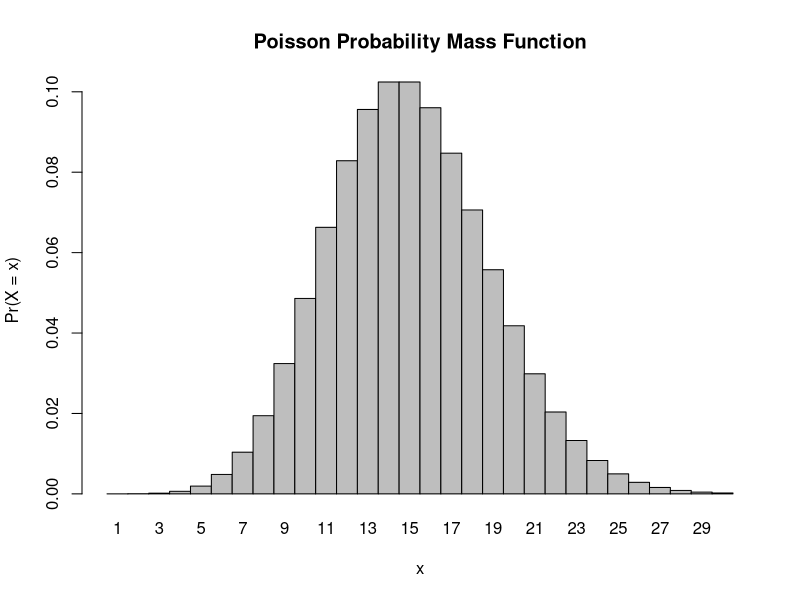
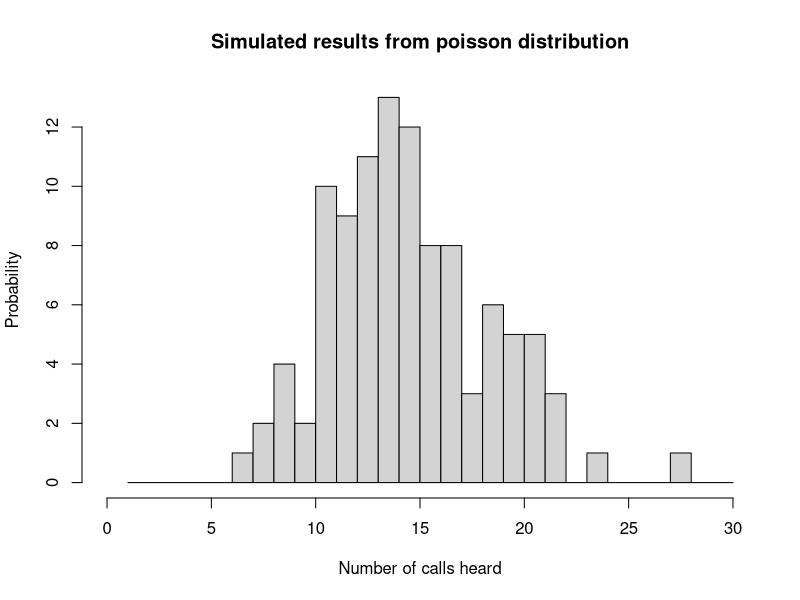

Write the R code that produced these figures, in order.
## ---- chunk 1
knitr::opts_chunk$set(echo = TRUE)
## ---- chunk 2
ppois(q = 8, lambda = 15, lower.tail = F)
# lower.tail is set to FALSE because we want more than 8 calls (so 9 or higher)
#reesehs: this looks great! I didn't realize for logical indicators you could just use F or T! I'm learning so much already! I have also realized that I did my code wrong because I set my q to 7 instead of 8 but the question is not asking for 8 or more its really more than 8, silly me. 
## ---- chunk 3
ppois(q = 0, lambda = 15) 
# hearing up to and including 0 calls so i didn't set lower.tail to F like i did previously

#reesehs: I like how you are naming your chunks based on question! No sure if it makes a difference but you could also use dpois in this instance because we are only taking the probability at one point, and not cumulative probability like ppois is used for. However I used dpois and I got the same number as you so I don't think it particularly matter. IDK just a math thought I guess :)
## ---- chunk 4
dpois(x = 3, lambda = 15)

#reesehs: ok well, now my previous comment is a little needed since you explain in the header but 0 is still one number but its kind of semantics in the above question. This looks great, if you really wanted to you could get rid of lambda and x variables and just have it be dpois(3, 15) for simplicity sake. But again, totally unneeded and it might make it more confusing when you go back and try and figure out what your code is doing
## ---- chunk 5
# assigning all values in range 0 ≤ x ≤ 30 to variable x
x <- 1:30 

# creating variable where i calculate dpois using previous info
massfunctionplot <- dpois(x = x, lambda = 15)

# making mass function plot, removing space between individual bars, making title and labeling axes
barplot(massfunctionplot, names.arg = x, space = 0, xlab = "x", ylab = "Pr(X = x)", 
        main = "Poisson Probability Mass Function")

#reesehs: this looks great! I was pretty straightforward from the info given in the module so no feedback from me :)
#side note: I really like how your chunks are layed out. Especially that you put your comments before the function because when you knit the file you are always able to see the explaination before the code is run. 
## ---- chunk 6
# n = 104 because that's how many results we want to simulate, lambda = 15 as usual
simulate <- rpois(n = 104, lambda = 15)

#reesehs: Looks great! Only thing that I would suggest is that you return simulate so that in your knit document you can see the numbers it randomly produces. 
## ---- chunk 7
hist(simulate, xlim = range(0:30), breaks = c(1:30), 
     main = "Simulated results from poisson distribution", 
     xlab = "Number of calls heard", ylab = "Probability")
#reesehs: this graph looks great! I especially liked how you used the range function for xlim. I hadn't seen that before but it makes it super simple!(I just created a vector from 0-30 but I like yours more) the one thing I would say is don't forget to put probability = TRUE in your histogram so that your y access will be in terms of probability :)
